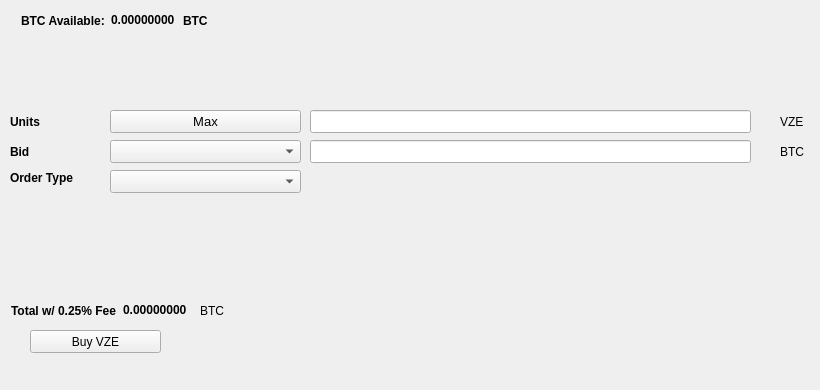
   <widget class="QWidget" name="BuyTab">
    <attribute name="title">
     <string>Buy</string>
    </attribute>
    <widget class="QPushButton" name="BuyVSX">
     <property name="geometry">
      <rect>
       <x>30</x>
       <y>330</y>
       <width>131</width>
       <height>23</height>
      </rect>
     </property>
     <property name="text">
      <string>Buy VZE</string>
     </property>
     <property name="icon">
      <iconset resource="../vizee.qrc">
       <normaloff>:/icons/bitcoin</normaloff>:/icons/bitcoin</iconset>
     </property>
    </widget>
    <widget class="QLabel" name="label_3">
     <property name="geometry">
      <rect>
       <x>10</x>
       <y>110</y>
       <width>46</width>
       <height>23</height>
      </rect>
     </property>
     <property name="font">
      <font>
       <weight>75</weight>
       <bold>true</bold>
      </font>
     </property>
     <property name="text">
      <string>Units</string>
     </property>
    </widget>
    <widget class="QLineEdit" name="UnitsInput">
     <property name="geometry">
      <rect>
       <x>310</x>
       <y>110</y>
       <width>441</width>
       <height>23</height>
      </rect>
     </property>
     <property name="font">
      <font>
       <pointsize>9</pointsize>
       <weight>75</weight>
       <bold>true</bold>
      </font>
     </property>
    </widget>
    <widget class="QLineEdit" name="BuyBidPriceEdit">
     <property name="geometry">
      <rect>
       <x>310</x>
       <y>140</y>
       <width>441</width>
       <height>23</height>
      </rect>
     </property>
     <property name="font">
      <font>
       <pointsize>9</pointsize>
       <weight>75</weight>
       <bold>true</bold>
      </font>
     </property>
    </widget>
    <widget class="QLabel" name="label_4">
     <property name="geometry">
      <rect>
       <x>780</x>
       <y>110</y>
       <width>31</width>
       <height>23</height>
      </rect>
     </property>
     <property name="text">
      <string>VZE</string>
     </property>
    </widget>
    <widget class="QLabel" name="label_5">
     <property name="geometry">
      <rect>
       <x>780</x>
       <y>140</y>
       <width>31</width>
       <height>23</height>
      </rect>
     </property>
     <property name="text">
      <string>BTC</string>
     </property>
    </widget>
    <widget class="QLabel" name="label_6">
     <property name="geometry">
      <rect>
       <x>10</x>
       <y>140</y>
       <width>46</width>
       <height>23</height>
      </rect>
     </property>
     <property name="font">
      <font>
       <weight>75</weight>
       <bold>true</bold>
      </font>
     </property>
     <property name="text">
      <string>Bid</string>
     </property>
    </widget>
    <widget class="QLabel" name="label_7">
     <property name="geometry">
      <rect>
       <x>10</x>
       <y>170</y>
       <width>91</width>
       <height>16</height>
      </rect>
     </property>
     <property name="font">
      <font>
       <weight>75</weight>
       <bold>true</bold>
      </font>
     </property>
     <property name="text">
      <string>Order Type</string>
     </property>
    </widget>
    <widget class="QPushButton" name="Buy_Max_Amount">
     <property name="geometry">
      <rect>
       <x>110</x>
       <y>110</y>
       <width>191</width>
       <height>23</height>
      </rect>
     </property>
     <property name="font">
      <font>
       <pointsize>10</pointsize>
      </font>
     </property>
     <property name="text">
      <string>Max</string>
     </property>
    </widget>
    <widget class="QComboBox" name="BuyBidcomboBox">
     <property name="geometry">
      <rect>
       <x>110</x>
       <y>140</y>
       <width>191</width>
       <height>23</height>
      </rect>
     </property>
     <property name="font">
      <font>
       <pointsize>10</pointsize>
      </font>
     </property>
    </widget>
    <widget class="QComboBox" name="buyOrdertypeCombo">
     <property name="geometry">
      <rect>
       <x>110</x>
       <y>170</y>
       <width>191</width>
       <height>23</height>
      </rect>
     </property>
     <property name="font">
      <font>
       <pointsize>10</pointsize>
      </font>
     </property>
    </widget>
    <widget class="QWidget" name="layoutWidget1">
     <property name="geometry">
      <rect>
       <x>21</x>
       <y>11</y>
       <width>227</width>
       <height>19</height>
      </rect>
     </property>
     <layout class="QHBoxLayout" name="horizontalLayout_3">
      <item>
       <widget class="QLabel" name="label232">
        <property name="font">
         <font>
          <weight>75</weight>
          <bold>true</bold>
         </font>
        </property>
        <property name="text">
         <string>BTC Available:</string>
        </property>
       </widget>
      </item>
      <item>
       <widget class="QLabel" name="BtcAvailableLbl">
        <property name="palette">
         <palette>
          <active>
           <colorrole role="WindowText">
            <brush brushstyle="SolidPattern">
             <color alpha="255">
              <red>0</red>
              <green>0</green>
              <blue>0</blue>
             </color>
            </brush>
           </colorrole>
           <colorrole role="Button">
            <brush brushstyle="SolidPattern">
             <color alpha="255">
              <red>0</red>
              <green>170</green>
              <blue>0</blue>
             </color>
            </brush>
           </colorrole>
           <colorrole role="Light">
            <brush brushstyle="SolidPattern">
             <color alpha="255">
              <red>0</red>
              <green>255</green>
              <blue>0</blue>
             </color>
            </brush>
           </colorrole>
           <colorrole role="Midlight">
            <brush brushstyle="SolidPattern">
             <color alpha="255">
              <red>0</red>
              <green>212</green>
              <blue>0</blue>
             </color>
            </brush>
           </colorrole>
           <colorrole role="Dark">
            <brush brushstyle="SolidPattern">
             <color alpha="255">
              <red>0</red>
              <green>85</green>
              <blue>0</blue>
             </color>
            </brush>
           </colorrole>
           <colorrole role="Mid">
            <brush brushstyle="SolidPattern">
             <color alpha="255">
              <red>0</red>
              <green>113</green>
              <blue>0</blue>
             </color>
            </brush>
           </colorrole>
           <colorrole role="Text">
            <brush brushstyle="SolidPattern">
             <color alpha="255">
              <red>0</red>
              <green>170</green>
              <blue>0</blue>
             </color>
            </brush>
           </colorrole>
           <colorrole role="BrightText">
            <brush brushstyle="SolidPattern">
             <color alpha="255">
              <red>255</red>
              <green>255</green>
              <blue>255</blue>
             </color>
            </brush>
           </colorrole>
           <colorrole role="ButtonText">
            <brush brushstyle="SolidPattern">
             <color alpha="255">
              <red>0</red>
              <green>0</green>
              <blue>0</blue>
             </color>
            </brush>
           </colorrole>
           <colorrole role="Base">
            <brush brushstyle="SolidPattern">
             <color alpha="255">
              <red>255</red>
              <green>255</green>
              <blue>255</blue>
             </color>
            </brush>
           </colorrole>
           <colorrole role="Window">
            <brush brushstyle="SolidPattern">
             <color alpha="255">
              <red>0</red>
              <green>170</green>
              <blue>0</blue>
             </color>
            </brush>
           </colorrole>
           <colorrole role="Shadow">
            <brush brushstyle="SolidPattern">
             <color alpha="255">
              <red>0</red>
              <green>0</green>
              <blue>0</blue>
             </color>
            </brush>
           </colorrole>
           <colorrole role="AlternateBase">
            <brush brushstyle="SolidPattern">
             <color alpha="255">
              <red>127</red>
              <green>212</green>
              <blue>127</blue>
             </color>
            </brush>
           </colorrole>
           <colorrole role="ToolTipBase">
            <brush brushstyle="SolidPattern">
             <color alpha="255">
              <red>255</red>
              <green>255</green>
              <blue>220</blue>
             </color>
            </brush>
           </colorrole>
           <colorrole role="ToolTipText">
            <brush brushstyle="SolidPattern">
             <color alpha="255">
              <red>0</red>
              <green>0</green>
              <blue>0</blue>
             </color>
            </brush>
           </colorrole>
          </active>
          <inactive>
           <colorrole role="WindowText">
            <brush brushstyle="SolidPattern">
             <color alpha="255">
              <red>0</red>
              <green>0</green>
              <blue>0</blue>
             </color>
            </brush>
           </colorrole>
           <colorrole role="Button">
            <brush brushstyle="SolidPattern">
             <color alpha="255">
              <red>0</red>
              <green>170</green>
              <blue>0</blue>
             </color>
            </brush>
           </colorrole>
           <colorrole role="Light">
            <brush brushstyle="SolidPattern">
             <color alpha="255">
              <red>0</red>
              <green>255</green>
              <blue>0</blue>
             </color>
            </brush>
           </colorrole>
           <colorrole role="Midlight">
            <brush brushstyle="SolidPattern">
             <color alpha="255">
              <red>0</red>
              <green>212</green>
              <blue>0</blue>
             </color>
            </brush>
           </colorrole>
           <colorrole role="Dark">
            <brush brushstyle="SolidPattern">
             <color alpha="255">
              <red>0</red>
              <green>85</green>
              <blue>0</blue>
             </color>
            </brush>
           </colorrole>
           <colorrole role="Mid">
            <brush brushstyle="SolidPattern">
             <color alpha="255">
              <red>0</red>
              <green>113</green>
              <blue>0</blue>
             </color>
            </brush>
           </colorrole>
           <colorrole role="Text">
            <brush brushstyle="SolidPattern">
             <color alpha="255">
              <red>0</red>
              <green>170</green>
              <blue>0</blue>
             </color>
            </brush>
           </colorrole>
           <colorrole role="BrightText">
            <brush brushstyle="SolidPattern">
             <color alpha="255">
              <red>255</red>
              <green>255</green>
              <blue>255</blue>
             </color>
            </brush>
           </colorrole>
           <colorrole role="ButtonText">
            <brush brushstyle="SolidPattern">
             <color alpha="255">
              <red>0</red>
              <green>0</green>
              <blue>0</blue>
             </color>
            </brush>
           </colorrole>
           <colorrole role="Base">
            <brush brushstyle="SolidPattern">
             <color alpha="255">
              <red>255</red>
              <green>255</green>
              <blue>255</blue>
             </color>
            </brush>
           </colorrole>
           <colorrole role="Window">
            <brush brushstyle="SolidPattern">
             <color alpha="255">
              <red>0</red>
              <green>170</green>
              <blue>0</blue>
             </color>
            </brush>
           </colorrole>
           <colorrole role="Shadow">
            <brush brushstyle="SolidPattern">
             <color alpha="255">
              <red>0</red>
              <green>0</green>
              <blue>0</blue>
             </color>
            </brush>
           </colorrole>
           <colorrole role="AlternateBase">
            <brush brushstyle="SolidPattern">
             <color alpha="255">
              <red>127</red>
              <green>212</green>
              <blue>127</blue>
             </color>
            </brush>
           </colorrole>
           <colorrole role="ToolTipBase">
            <brush brushstyle="SolidPattern">
             <color alpha="255">
              <red>255</red>
              <green>255</green>
              <blue>220</blue>
             </color>
            </brush>
           </colorrole>
           <colorrole role="ToolTipText">
            <brush brushstyle="SolidPattern">
             <color alpha="255">
              <red>0</red>
              <green>0</green>
              <blue>0</blue>
             </color>
            </brush>
           </colorrole>
          </inactive>
          <disabled>
           <colorrole role="WindowText">
            <brush brushstyle="SolidPattern">
             <color alpha="255">
              <red>0</red>
              <green>85</green>
              <blue>0</blue>
             </color>
            </brush>
           </colorrole>
           <colorrole role="Button">
            <brush brushstyle="SolidPattern">
             <color alpha="255">
              <red>0</red>
              <green>170</green>
              <blue>0</blue>
             </color>
            </brush>
           </colorrole>
           <colorrole role="Light">
            <brush brushstyle="SolidPattern">
             <color alpha="255">
              <red>0</red>
              <green>255</green>
              <blue>0</blue>
             </color>
            </brush>
           </colorrole>
           <colorrole role="Midlight">
            <brush brushstyle="SolidPattern">
             <color alpha="255">
              <red>0</red>
              <green>212</green>
              <blue>0</blue>
             </color>
            </brush>
           </colorrole>
           <colorrole role="Dark">
            <brush brushstyle="SolidPattern">
             <color alpha="255">
              <red>0</red>
              <green>85</green>
              <blue>0</blue>
             </color>
            </brush>
           </colorrole>
           <colorrole role="Mid">
            <brush brushstyle="SolidPattern">
             <color alpha="255">
              <red>0</red>
              <green>113</green>
              <blue>0</blue>
             </color>
            </brush>
           </colorrole>
           <colorrole role="Text">
            <brush brushstyle="SolidPattern">
             <color alpha="255">
              <red>0</red>
              <green>85</green>
              <blue>0</blue>
             </color>
            </brush>
           </colorrole>
           <colorrole role="BrightText">
            <brush brushstyle="SolidPattern">
             <color alpha="255">
              <red>255</red>
              <green>255</green>
              <blue>255</blue>
             </color>
            </brush>
           </colorrole>
           <colorrole role="ButtonText">
            <brush brushstyle="SolidPattern">
             <color alpha="255">
              <red>0</red>
              <green>85</green>
              <blue>0</blue>
             </color>
            </brush>
           </colorrole>
           <colorrole role="Base">
            <brush brushstyle="SolidPattern">
             <color alpha="255">
              <red>0</red>
              <green>170</green>
              <blue>0</blue>
             </color>
            </brush>
           </colorrole>
           <colorrole role="Window">
            <brush brushstyle="SolidPattern">
             <color alpha="255">
              <red>0</red>
              <green>170</green>
              <blue>0</blue>
             </color>
            </brush>
           </colorrole>
           <colorrole role="Shadow">
            <brush brushstyle="SolidPattern">
             <color alpha="255">
              <red>0</red>
              <green>0</green>
              <blue>0</blue>
             </color>
            </brush>
           </colorrole>
           <colorrole role="AlternateBase">
            <brush brushstyle="SolidPattern">
             <color alpha="255">
              <red>0</red>
              <green>170</green>
              <blue>0</blue>
             </color>
            </brush>
           </colorrole>
           <colorrole role="ToolTipBase">
            <brush brushstyle="SolidPattern">
             <color alpha="255">
              <red>255</red>
              <green>255</green>
              <blue>220</blue>
             </color>
            </brush>
           </colorrole>
           <colorrole role="ToolTipText">
            <brush brushstyle="SolidPattern">
             <color alpha="255">
              <red>0</red>
              <green>0</green>
              <blue>0</blue>
             </color>
            </brush>
           </colorrole>
          </disabled>
         </palette>
        </property>
        <property name="font">
         <font>
          <weight>75</weight>
          <bold>true</bold>
         </font>
        </property>
        <property name="text">
         <string>0.00000000</string>
        </property>
        <property name="textInteractionFlags">
         <set>Qt::LinksAccessibleByMouse|Qt::TextSelectableByKeyboard|Qt::TextSelectableByMouse</set>
        </property>
       </widget>
      </item>
      <item>
       <widget class="QLabel" name="BtcAvailableLbl_2">
        <property name="font">
         <font>
          <weight>75</weight>
          <bold>true</bold>
         </font>
        </property>
        <property name="text">
         <string>BTC</string>
        </property>
       </widget>
      </item>
     </layout>
    </widget>
    <widget class="QWidget" name="layoutWidge2">
     <property name="geometry">
      <rect>
       <x>11</x>
       <y>301</y>
       <width>259</width>
       <height>19</height>
      </rect>
     </property>
     <layout class="QHBoxLayout" name="horizontalLayout_4">
      <item>
       <widget class="QLabel" name="label_9">
        <property name="font">
         <font>
          <weight>75</weight>
          <bold>true</bold>
         </font>
        </property>
        <property name="text">
         <string>Total w/ 0.25% Fee</string>
        </property>
       </widget>
      </item>
      <item>
       <widget class="QLabel" name="BuyCostLabel">
        <property name="palette">
         <palette>
          <active>
           <colorrole role="WindowText">
            <brush brushstyle="SolidPattern">
             <color alpha="255">
              <red>0</red>
              <green>0</green>
              <blue>0</blue>
             </color>
            </brush>
           </colorrole>
           <colorrole role="Button">
            <brush brushstyle="SolidPattern">
             <color alpha="255">
              <red>0</red>
              <green>170</green>
              <blue>0</blue>
             </color>
            </brush>
           </colorrole>
           <colorrole role="Light">
            <brush brushstyle="SolidPattern">
             <color alpha="255">
              <red>0</red>
              <green>255</green>
              <blue>0</blue>
             </color>
            </brush>
           </colorrole>
           <colorrole role="Midlight">
            <brush brushstyle="SolidPattern">
             <color alpha="255">
              <red>0</red>
              <green>212</green>
              <blue>0</blue>
             </color>
            </brush>
           </colorrole>
           <colorrole role="Dark">
            <brush brushstyle="SolidPattern">
             <color alpha="255">
              <red>0</red>
              <green>85</green>
              <blue>0</blue>
             </color>
            </brush>
           </colorrole>
           <colorrole role="Mid">
            <brush brushstyle="SolidPattern">
             <color alpha="255">
              <red>0</red>
              <green>113</green>
              <blue>0</blue>
             </color>
            </brush>
           </colorrole>
           <colorrole role="Text">
            <brush brushstyle="SolidPattern">
             <color alpha="255">
              <red>0</red>
              <green>170</green>
              <blue>0</blue>
             </color>
            </brush>
           </colorrole>
           <colorrole role="BrightText">
            <brush brushstyle="SolidPattern">
             <color alpha="255">
              <red>255</red>
              <green>255</green>
              <blue>255</blue>
             </color>
            </brush>
           </colorrole>
           <colorrole role="ButtonText">
            <brush brushstyle="SolidPattern">
             <color alpha="255">
              <red>0</red>
              <green>0</green>
              <blue>0</blue>
             </color>
            </brush>
           </colorrole>
           <colorrole role="Base">
            <brush brushstyle="SolidPattern">
             <color alpha="255">
              <red>255</red>
              <green>255</green>
              <blue>255</blue>
             </color>
            </brush>
           </colorrole>
           <colorrole role="Window">
            <brush brushstyle="SolidPattern">
             <color alpha="255">
              <red>0</red>
              <green>170</green>
              <blue>0</blue>
             </color>
            </brush>
           </colorrole>
           <colorrole role="Shadow">
            <brush brushstyle="SolidPattern">
             <color alpha="255">
              <red>0</red>
              <green>0</green>
              <blue>0</blue>
             </color>
            </brush>
           </colorrole>
           <colorrole role="AlternateBase">
            <brush brushstyle="SolidPattern">
             <color alpha="255">
              <red>127</red>
              <green>212</green>
              <blue>127</blue>
             </color>
            </brush>
           </colorrole>
           <colorrole role="ToolTipBase">
            <brush brushstyle="SolidPattern">
             <color alpha="255">
              <red>255</red>
              <green>255</green>
              <blue>220</blue>
             </color>
            </brush>
           </colorrole>
           <colorrole role="ToolTipText">
            <brush brushstyle="SolidPattern">
             <color alpha="255">
              <red>0</red>
              <green>0</green>
              <blue>0</blue>
             </color>
            </brush>
           </colorrole>
          </active>
          <inactive>
           <colorrole role="WindowText">
            <brush brushstyle="SolidPattern">
             <color alpha="255">
              <red>0</red>
              <green>0</green>
              <blue>0</blue>
             </color>
            </brush>
           </colorrole>
           <colorrole role="Button">
            <brush brushstyle="SolidPattern">
             <color alpha="255">
              <red>0</red>
              <green>170</green>
              <blue>0</blue>
             </color>
            </brush>
           </colorrole>
           <colorrole role="Light">
            <brush brushstyle="SolidPattern">
             <color alpha="255">
              <red>0</red>
              <green>255</green>
              <blue>0</blue>
             </color>
            </brush>
           </colorrole>
           <colorrole role="Midlight">
            <brush brushstyle="SolidPattern">
             <color alpha="255">
              <red>0</red>
              <green>212</green>
              <blue>0</blue>
             </color>
            </brush>
           </colorrole>
           <colorrole role="Dark">
            <brush brushstyle="SolidPattern">
             <color alpha="255">
              <red>0</red>
              <green>85</green>
              <blue>0</blue>
             </color>
            </brush>
           </colorrole>
           <colorrole role="Mid">
            <brush brushstyle="SolidPattern">
             <color alpha="255">
              <red>0</red>
              <green>113</green>
              <blue>0</blue>
             </color>
            </brush>
           </colorrole>
           <colorrole role="Text">
            <brush brushstyle="SolidPattern">
             <color alpha="255">
              <red>0</red>
              <green>170</green>
              <blue>0</blue>
             </color>
            </brush>
           </colorrole>
           <colorrole role="BrightText">
            <brush brushstyle="SolidPattern">
             <color alpha="255">
              <red>255</red>
              <green>255</green>
              <blue>255</blue>
             </color>
            </brush>
           </colorrole>
           <colorrole role="ButtonText">
            <brush brushstyle="SolidPattern">
             <color alpha="255">
              <red>0</red>
              <green>0</green>
              <blue>0</blue>
             </color>
            </brush>
           </colorrole>
           <colorrole role="Base">
            <brush brushstyle="SolidPattern">
             <color alpha="255">
              <red>255</red>
              <green>255</green>
              <blue>255</blue>
             </color>
            </brush>
           </colorrole>
           <colorrole role="Window">
            <brush brushstyle="SolidPattern">
             <color alpha="255">
              <red>0</red>
              <green>170</green>
              <blue>0</blue>
             </color>
            </brush>
           </colorrole>
           <colorrole role="Shadow">
            <brush brushstyle="SolidPattern">
             <color alpha="255">
              <red>0</red>
              <green>0</green>
              <blue>0</blue>
             </color>
            </brush>
           </colorrole>
           <colorrole role="AlternateBase">
            <brush brushstyle="SolidPattern">
             <color alpha="255">
              <red>127</red>
              <green>212</green>
              <blue>127</blue>
             </color>
            </brush>
           </colorrole>
           <colorrole role="ToolTipBase">
            <brush brushstyle="SolidPattern">
             <color alpha="255">
              <red>255</red>
              <green>255</green>
              <blue>220</blue>
             </color>
            </brush>
           </colorrole>
           <colorrole role="ToolTipText">
            <brush brushstyle="SolidPattern">
             <color alpha="255">
              <red>0</red>
              <green>0</green>
              <blue>0</blue>
             </color>
            </brush>
           </colorrole>
          </inactive>
          <disabled>
           <colorrole role="WindowText">
            <brush brushstyle="SolidPattern">
             <color alpha="255">
              <red>0</red>
              <green>85</green>
              <blue>0</blue>
             </color>
            </brush>
           </colorrole>
           <colorrole role="Button">
            <brush brushstyle="SolidPattern">
             <color alpha="255">
              <red>0</red>
              <green>170</green>
              <blue>0</blue>
             </color>
            </brush>
           </colorrole>
           <colorrole role="Light">
            <brush brushstyle="SolidPattern">
             <color alpha="255">
              <red>0</red>
              <green>255</green>
              <blue>0</blue>
             </color>
            </brush>
           </colorrole>
           <colorrole role="Midlight">
            <brush brushstyle="SolidPattern">
             <color alpha="255">
              <red>0</red>
              <green>212</green>
              <blue>0</blue>
             </color>
            </brush>
           </colorrole>
           <colorrole role="Dark">
            <brush brushstyle="SolidPattern">
             <color alpha="255">
              <red>0</red>
              <green>85</green>
              <blue>0</blue>
             </color>
            </brush>
           </colorrole>
           <colorrole role="Mid">
            <brush brushstyle="SolidPattern">
             <color alpha="255">
              <red>0</red>
              <green>113</green>
              <blue>0</blue>
             </color>
            </brush>
           </colorrole>
           <colorrole role="Text">
            <brush brushstyle="SolidPattern">
             <color alpha="255">
              <red>0</red>
              <green>85</green>
              <blue>0</blue>
             </color>
            </brush>
           </colorrole>
           <colorrole role="BrightText">
            <brush brushstyle="SolidPattern">
             <color alpha="255">
              <red>255</red>
              <green>255</green>
              <blue>255</blue>
             </color>
            </brush>
           </colorrole>
           <colorrole role="ButtonText">
            <brush brushstyle="SolidPattern">
             <color alpha="255">
              <red>0</red>
              <green>85</green>
              <blue>0</blue>
             </color>
            </brush>
           </colorrole>
           <colorrole role="Base">
            <brush brushstyle="SolidPattern">
             <color alpha="255">
              <red>0</red>
              <green>170</green>
              <blue>0</blue>
             </color>
            </brush>
           </colorrole>
           <colorrole role="Window">
            <brush brushstyle="SolidPattern">
             <color alpha="255">
              <red>0</red>
              <green>170</green>
              <blue>0</blue>
             </color>
            </brush>
           </colorrole>
           <colorrole role="Shadow">
            <brush brushstyle="SolidPattern">
             <color alpha="255">
              <red>0</red>
              <green>0</green>
              <blue>0</blue>
             </color>
            </brush>
           </colorrole>
           <colorrole role="AlternateBase">
            <brush brushstyle="SolidPattern">
             <color alpha="255">
              <red>0</red>
              <green>170</green>
              <blue>0</blue>
             </color>
            </brush>
           </colorrole>
           <colorrole role="ToolTipBase">
            <brush brushstyle="SolidPattern">
             <color alpha="255">
              <red>255</red>
              <green>255</green>
              <blue>220</blue>
             </color>
            </brush>
           </colorrole>
           <colorrole role="ToolTipText">
            <brush brushstyle="SolidPattern">
             <color alpha="255">
              <red>0</red>
              <green>0</green>
              <blue>0</blue>
             </color>
            </brush>
           </colorrole>
          </disabled>
         </palette>
        </property>
        <property name="font">
         <font>
          <weight>75</weight>
          <bold>true</bold>
         </font>
        </property>
        <property name="autoFillBackground">
         <bool>false</bool>
        </property>
        <property name="text">
         <string>0.00000000</string>
        </property>
        <property name="textInteractionFlags">
         <set>Qt::LinksAccessibleByMouse|Qt::TextSelectableByMouse</set>
        </property>
       </widget>
      </item>
      <item>
       <widget class="QLabel" name="label_10">
        <property name="font">
         <font>
          <weight>50</weight>
          <bold>false</bold>
         </font>
        </property>
        <property name="text">
         <string>BTC</string>
        </property>
       </widget>
      </item>
     </layout>
    </widget>
    <widget class="QLabel" name="label_24">
     <property name="geometry">
      <rect>
       <x>460</x>
       <y>300</y>
       <width>281</width>
       <height>81</height>
      </rect>
     </property>
     <property name="text">
      <string/>
     </property>
     <property name="pixmap">
      <pixmap>:/images/bittrex</pixmap>
     </property>
    </widget>
   </widget>
